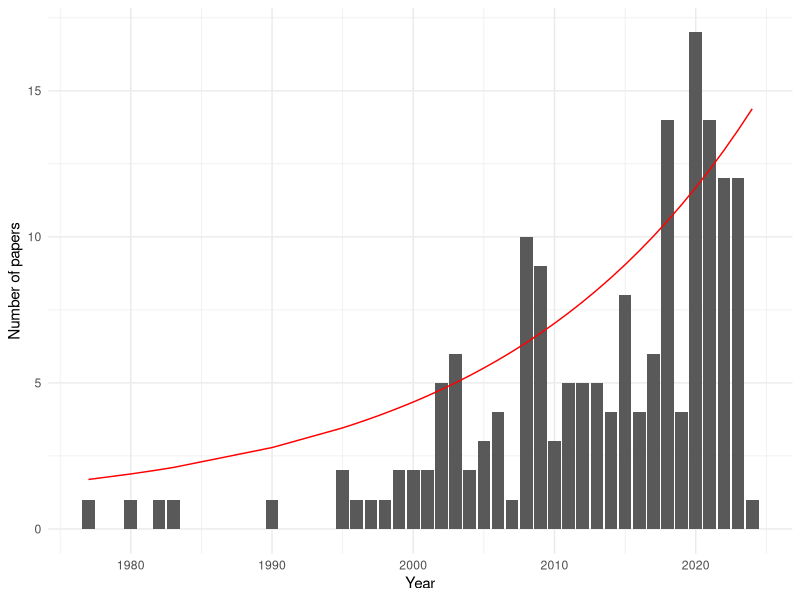
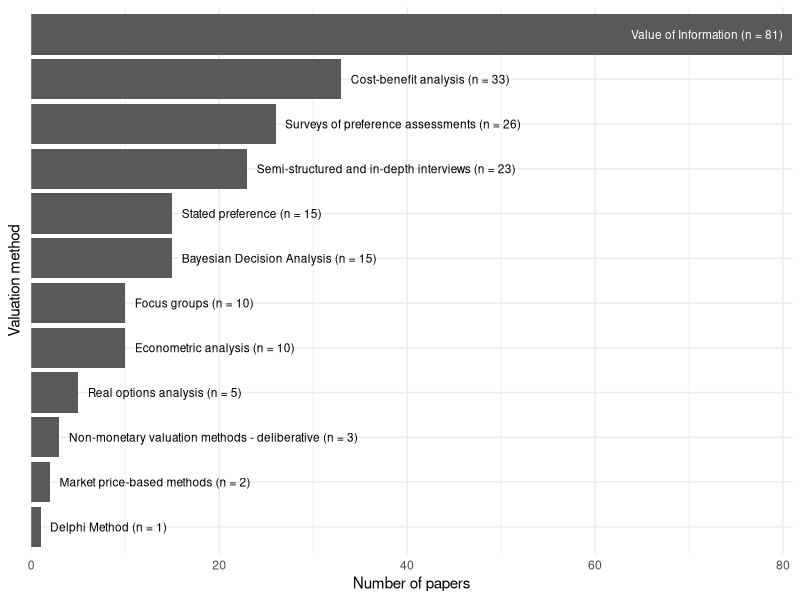
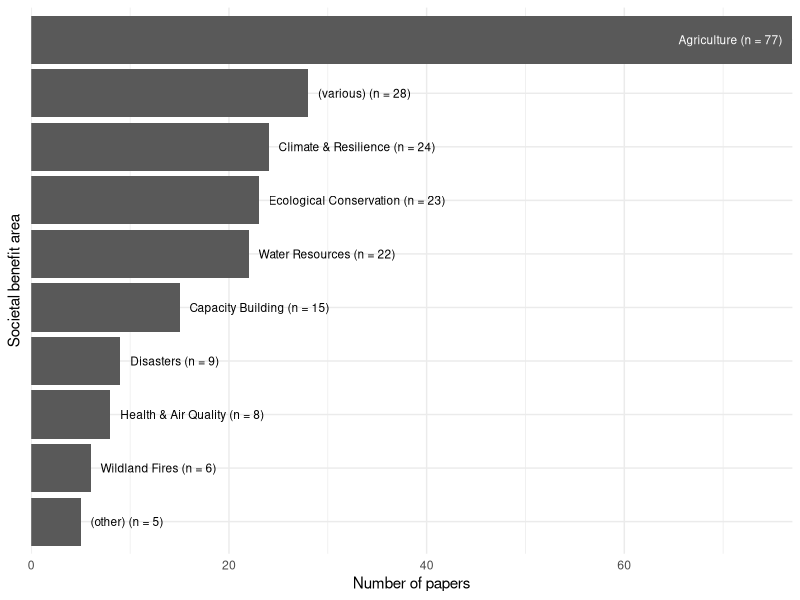
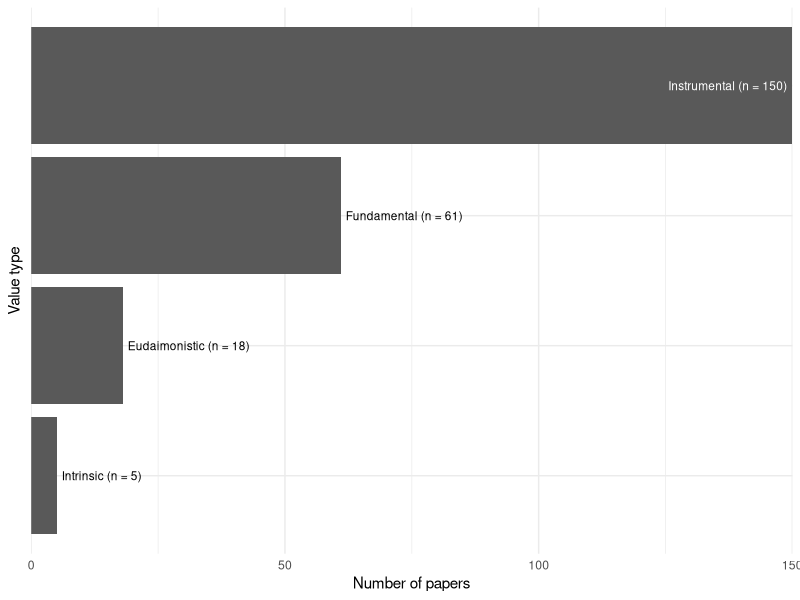
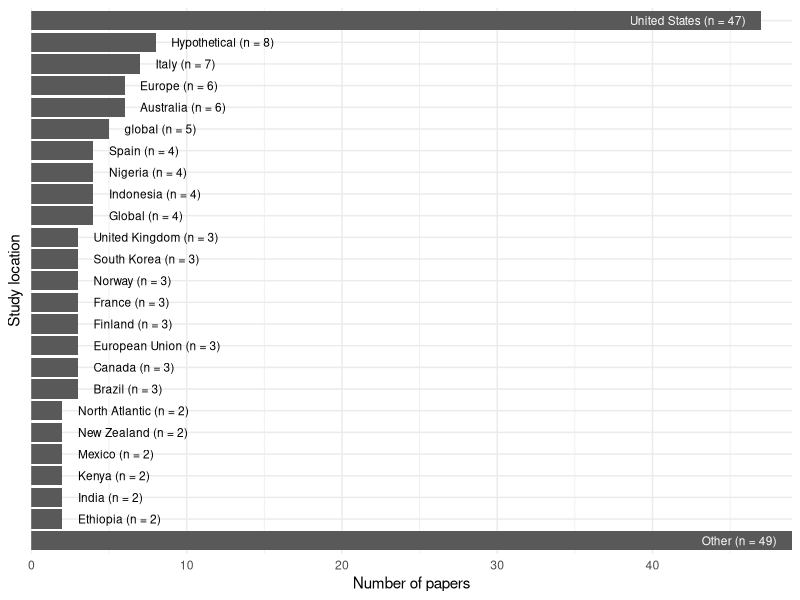
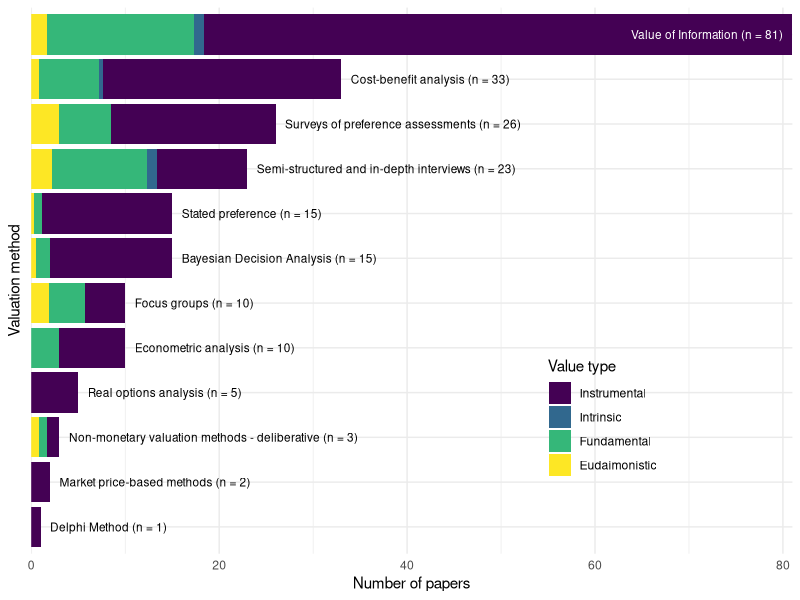
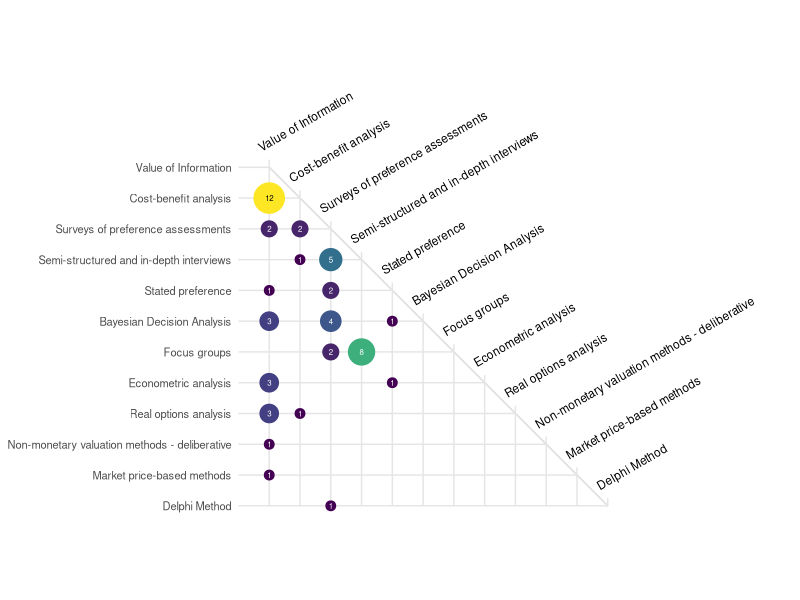
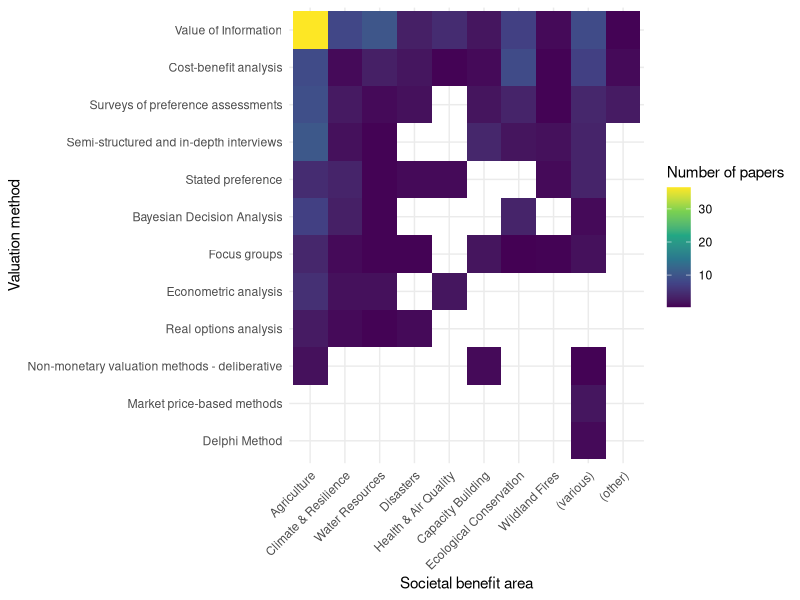

R code for these plots, in order:
## ---- chunk 1
library(tidyverse)
library(here)

## ---- chunk 2
includes_df <- readxl::read_excel(here('_data/screened_fulltext/ft_consolidated_coding.xlsx'))
## ---- chunk 3
year_df <- includes_df %>%
  mutate(year2 = str_extract(key, '[0-9]{4}$') %>% as.numeric())

year_sum_df <- year_df %>%
  group_by(year2) %>%
  summarize(n = n()) %>%
  mutate(y = year2 - min(year2) + 1)

log_year_lm <- lm(log(n) ~ y, data = year_sum_df)
r <- coef(log_year_lm)[2]
int <- exp(coef(log_year_lm)[1])

year_sum_df <- year_sum_df %>%
  mutate(pred = int + exp(r * y))

ggplot(year_sum_df, aes(x = year2, y = n)) +
  geom_col() +
  geom_line(aes(y = pred), color = 'red') +
  labs(x = 'Year',
       y = 'Number of papers') +
  theme_minimal()
## ---- chunk 4
summarize_column <- function(df, col) {
  out_df <- df %>%
    rename(tmp = !!sym(col)) %>%
    mutate(tmp = str_squish(tmp)) %>%
    group_by(tmp) %>%
    summarize(n = n()) %>%
    mutate(lbl = sprintf('%s (n = %s)', tmp, n),
           tmp = fct_reorder(tmp, n)) %>%
    rename(!!col := tmp)
  return(out_df)
}


gen_plot <- function(df, col, varname, n_thresh = 0.5) {
  df <- df %>%
    rename(tmp = !!sym(col))
  
  ### high value labels on the bar; lower value to right of bar
  df_hi <- df %>%
    filter(n > max(n) * n_thresh)
  df_lo <- df %>%
    filter(n <= max(n) * n_thresh)
  
  p <- ggplot(df, aes(y = tmp, x = n)) +
    geom_col() +
    geom_text(data = df_hi, aes(label = lbl, x = n), color = 'white',
              hjust = 1, size = 3, nudge_x = -1) +
    geom_text(data = df_lo, aes(label = lbl, x = n), color = 'black', 
              hjust = 0, size = 3, nudge_x = 1) +
    scale_x_continuous(expand = c(0, .01)) +
    labs(x = 'Number of papers',
         y = varname) +
    theme_minimal() +
    theme(axis.text.y = element_blank())
  
  return(p)
}
## ---- chunk 5
deliberative_vec <- c('Participatory rural appraisal; rapid rural appraisal',
                      'Participant action research')
surveys_vec <- c('Surveys of preference assessments', 'Photo-elicitation surveys')

method_df <- includes_df %>%
  select(key, c('method 1', 'method 2')) %>%
  # select(key, c('method 1')) %>%
  pivot_longer(-key, names_to = 'tmp', values_to = 'method') %>%
  filter(!is.na(method)) %>%
  mutate(method = str_squish(method),
         method = case_when(method %in% deliberative_vec ~ 'Non-monetary valuation methods - deliberative',
                            method %in% surveys_vec ~ 'Surveys of preference assessments',
                            TRUE ~ method)) %>%
  select(-tmp) %>%
  distinct()

method_summary <- method_df %>%
  summarize_column('method')

gen_plot(method_summary, 'method', 'Valuation method')
## ---- chunk 6
soc_ben_df <- includes_df %>%
  select(key, starts_with(c('GEOSS', 'NASA'))) %>%
  ### drop '(other)' if covered in another column
  mutate(`NASA app sci` = ifelse(`GEOSS soc ben` == 'Weather' & `NASA app sci` == '(other)', NA, `NASA app sci`)) %>%
  mutate(`GEOSS soc ben` = ifelse(`GEOSS soc ben` == '(other)' & `NASA app sci` != '(other)', NA, `GEOSS soc ben`)) %>%
  pivot_longer(-key, names_to = 'tmp', values_to = 'sba') %>%
  filter(!is.na(sba)) %>%
  select(-tmp) %>%
  mutate(sba = str_squish(sba)) %>%
  mutate(sba = case_when(sba == 'Water' ~ 'Water Resources',
                         sba == 'Climate' ~ 'Climate & Resilience',
                         sba == 'Weather' ~ 'Climate & Resilience',
                         sba %in% c('Biodiversity', 'Ecosystems') ~ 'Ecological Conservation',
                         sba == 'Health' ~ 'Health & Air Quality',
                         TRUE ~ sba)) %>%
  distinct()

soc_ben_summary <- soc_ben_df %>%
  summarize_column('sba')

gen_plot(soc_ben_summary, 'sba', 'Societal benefit area')
## ---- chunk 7
val_type_df <- includes_df %>%
  select(key, val_type = `societal benefit type`) %>%
  mutate(val_type = str_split(val_type, '[^A-z]')) %>%
  unnest(val_type) %>%
  mutate(val_type = str_trim(val_type),
         val_type = str_to_title(val_type)) %>%
  distinct()

val_type_summary <- val_type_df %>%
  summarize_column('val_type')

gen_plot(val_type_summary, 'val_type', 'Value type')
## ---- chunk 8
loc_df <- includes_df %>%
  select(key, location = 'study location') %>%
  pivot_longer(-key, names_to = 'tmp', values_to = 'loc') %>%
  filter(!is.na(loc)) %>%
  select(-tmp) %>%
  distinct() %>%
  mutate(loc = str_split(loc, '[^A-z ]| and ')) %>%
  unnest(loc) %>%
  filter(!loc %in% c('', 'case')) %>%
  group_by(loc) %>%
  mutate(loc = ifelse(n() == 1, 'Other', loc)) %>%
  ungroup()

loc_summary <- loc_df %>%
  summarize_column('loc') %>%
  mutate(loc = fct_relevel(loc, 'Other', after = 0))

gen_plot(loc_summary, 'loc', 'Study location')
## ---- chunk 9
method_by_value_df <- method_df %>%
  left_join(val_type_df, by = 'key') %>%
  group_by(key) %>%
  mutate(val_wt = 1 / n_distinct(val_type)) %>%
  group_by(method, val_type) %>%
  summarize(n = sum(val_wt)) %>%
  group_by(method) %>%
  mutate(n_tot = sum(n)) %>%
  ungroup() %>%
  mutate(method = fct_reorder(str_squish(method), n_tot),
         lbl = sprintf('%s (n = %s)', method, n_tot)) %>%
  mutate(val_type = factor(val_type, levels = c('Instrumental', 'Intrinsic', 'Fundamental', 'Eudaimonistic')))
  
### high value labels on the bar; lower value to right of bar
df_hi <- method_by_value_df %>%
  filter(n_tot > max(n_tot) * .5) %>%
  select(method, lbl, n_tot) %>%
  distinct()
df_lo <- method_by_value_df %>%
  filter(n_tot <= max(n_tot) * .5) %>%
  select(method, lbl, n_tot) %>%
  distinct()

ggplot(method_by_value_df, aes(y = method, x = n)) +
  geom_col(aes(fill = val_type)) +
  # guides(fill = guide_legend(reverse = TRUE)) +
  geom_text(data = df_hi, aes(label = lbl, x = n_tot), color = 'white',
            hjust = 1, size = 3, nudge_x = -1) +
  geom_text(data = df_lo, aes(label = lbl, x = n_tot), color = 'black', 
            hjust = 0, size = 3, nudge_x = 1) +
  scale_x_continuous(expand = c(0, .01)) +
  scale_fill_viridis_d() +
  labs(x = 'Number of papers',
       y = 'Valuation method',
       fill = 'Value type') +
  theme_minimal() +
  theme(axis.text.y = element_blank(),
        legend.position = c(.75, .25))

## ---- chunk 10
method_vec <- levels(method_summary$method) %>% rev()
  
multi_methods_df <- method_df %>%
  mutate(method = factor(method, levels = method_vec)) %>%
  arrange(key, method) %>%
  group_by(key) %>%
  filter(n() > 1) %>%
  mutate(x = c('x', 'y')) %>%
  ungroup() %>%
  pivot_wider(names_from = x, values_from = method) %>%
  group_by(x, y) %>%
  summarize(n = n(), .groups = 'drop') %>%
  complete(x = method_vec, y = method_vec, fill = list(n = NA)) %>%
  mutate(x = factor(x, levels = method_vec),
         y = factor(y, levels = method_vec) %>% fct_rev())

diag_lbls <- multi_methods_df %>%
  filter(x == y) %>%
  select(x)


ggplot() +
  ### geom_point to set up axis labels in order
  geom_point(data = multi_methods_df %>% filter(!is.na(n)), aes(x, y), size = 0) +
  ### add grid lines
  geom_segment(data = diag_lbls, aes(x = x, xend = x, y = 1, yend = 13.25 - as.integer(x)), color = 'grey90') +
  geom_segment(data = diag_lbls, aes(y = x, yend = x, x = 0, xend = as.integer(x)), color = 'grey90') +
  geom_segment(data = diag_lbls, x = 1, y = 12, yend = 1, xend = 12, color = 'grey90') +
  ### add diagonal text
  geom_text(data = diag_lbls, aes(x = x, y = x, label = x),
            angle = 30, hjust = 0, vjust = 0, size = 3, nudge_y = .5, nudge_x = -.25) +
  ### then geom_point again to write on top of the grid lines
  geom_point(data = multi_methods_df, aes(x, y, color = n, size = n), show.legend = FALSE) +
  ### add number text
  geom_text(data = multi_methods_df %>% filter(n > 10), aes(x = x, y = y, label = n),
            size = 2, color = 'black') +
  geom_text(data = multi_methods_df %>% filter(n <= 10), aes(x = x, y = y, label = n),
            size = 2, color = 'white') +
  scale_color_viridis_c() +
  scale_size(name = 'n', range = c(3, 10)) +
  scale_x_discrete(expand = expansion(add = c(0, 6))) +
  scale_y_discrete(expand = expansion(add = c(.5, 3))) +
  ### to maintain equal spacing horiz and vert
  coord_fixed() +
  labs(x = 'Valuation method 1',
       y = 'Valuation method 2',
       fill = 'Number of papers') +
  theme_minimal() +
  theme(panel.grid = element_blank(),
        axis.title = element_blank(),
        axis.text = element_text(size = 8),
        axis.text.x = element_blank())
## ---- chunk 11
method_by_sba_df <- method_df %>%
  left_join(soc_ben_df, by = 'key') %>%
  group_by(key) %>%
  mutate(sba_wt = 1 / n_distinct(sba)) %>%
  group_by(method, sba) %>%
  summarize(n = sum(sba_wt)) %>%
  group_by(method) %>%
  mutate(n_tot = sum(n)) %>%
  ungroup() %>%
  mutate(method = fct_reorder(str_squish(method), n_tot),
         lbl = sprintf('%s (n = %s)', method, n_tot)) %>%
  mutate(sba = fct_reorder(sba, n_tot) %>% fct_relevel(c('(various)', '(other)'), after = Inf))

ggplot(method_by_sba_df, aes(y = method, x = sba, fill = n)) +
  geom_tile() +
  # geom_text(aes(label = n), color = 'white') +
  scale_fill_viridis_c() +
  labs(x = 'Societal benefit area',
       y = 'Valuation method',
       fill = 'Number of papers') +
  theme_minimal() +
  theme(axis.text.x = element_text(angle = 45, hjust = 1))
